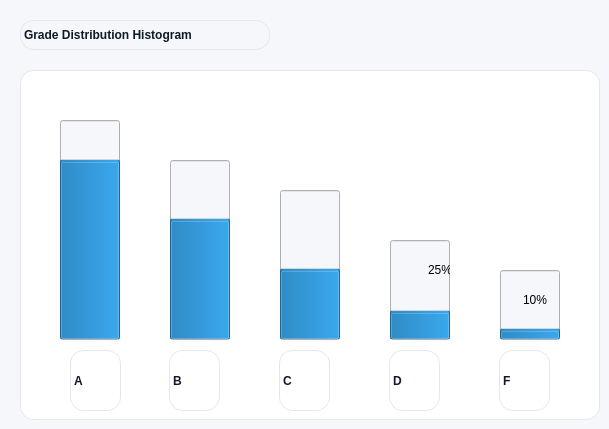
     <widget class="QWidget" name="gradedis">
      <property name="styleSheet">
       <string notr="true">
QWidget{
    background:#f5f7fb;
}

QFrame{
    background:white;
    border:1px solid #e5e7eb;
    border-radius:14px;
}

QLabel{
    background:transparent;
    font-weight:bold;
    color:#111827;
}
</string>
      </property>
      <widget class="QLabel" name="label_gradeTitle">
       <property name="geometry">
        <rect>
         <x>20</x>
         <y>20</y>
         <width>250</width>
         <height>30</height>
        </rect>
       </property>
       <property name="text">
        <string>Grade Distribution Histogram</string>
       </property>
      </widget>
      <widget class="QFrame" name="histogramFrame">
       <property name="geometry">
        <rect>
         <x>20</x>
         <y>70</y>
         <width>580</width>
         <height>350</height>
        </rect>
       </property>
       <widget class="QProgressBar" name="barA">
        <property name="geometry">
         <rect>
          <x>40</x>
          <y>50</y>
          <width>60</width>
          <height>220</height>
         </rect>
        </property>
        <property name="value">
         <number>80</number>
        </property>
        <property name="orientation">
         <enum>Qt::Orientation::Vertical</enum>
        </property>
       </widget>
       <widget class="QLabel" name="labelA">
        <property name="geometry">
         <rect>
          <x>50</x>
          <y>280</y>
          <width>51</width>
          <height>61</height>
         </rect>
        </property>
        <property name="text">
         <string>A</string>
        </property>
       </widget>
       <widget class="QProgressBar" name="barB">
        <property name="geometry">
         <rect>
          <x>150</x>
          <y>90</y>
          <width>60</width>
          <height>180</height>
         </rect>
        </property>
        <property name="value">
         <number>65</number>
        </property>
        <property name="orientation">
         <enum>Qt::Orientation::Vertical</enum>
        </property>
       </widget>
       <widget class="QLabel" name="labelB">
        <property name="geometry">
         <rect>
          <x>149</x>
          <y>280</y>
          <width>51</width>
          <height>61</height>
         </rect>
        </property>
        <property name="text">
         <string>B</string>
        </property>
       </widget>
       <widget class="QProgressBar" name="barC">
        <property name="geometry">
         <rect>
          <x>260</x>
          <y>120</y>
          <width>60</width>
          <height>150</height>
         </rect>
        </property>
        <property name="value">
         <number>45</number>
        </property>
        <property name="orientation">
         <enum>Qt::Orientation::Vertical</enum>
        </property>
       </widget>
       <widget class="QLabel" name="labelC">
        <property name="geometry">
         <rect>
          <x>259</x>
          <y>280</y>
          <width>51</width>
          <height>61</height>
         </rect>
        </property>
        <property name="text">
         <string>C</string>
        </property>
       </widget>
       <widget class="QProgressBar" name="barD">
        <property name="geometry">
         <rect>
          <x>370</x>
          <y>170</y>
          <width>60</width>
          <height>100</height>
         </rect>
        </property>
        <property name="value">
         <number>25</number>
        </property>
        <property name="orientation">
         <enum>Qt::Orientation::Vertical</enum>
        </property>
       </widget>
       <widget class="QLabel" name="labelD">
        <property name="geometry">
         <rect>
          <x>369</x>
          <y>280</y>
          <width>51</width>
          <height>61</height>
         </rect>
        </property>
        <property name="text">
         <string>D</string>
        </property>
       </widget>
       <widget class="QProgressBar" name="barF">
        <property name="geometry">
         <rect>
          <x>480</x>
          <y>200</y>
          <width>60</width>
          <height>70</height>
         </rect>
        </property>
        <property name="value">
         <number>10</number>
        </property>
        <property name="orientation">
         <enum>Qt::Orientation::Vertical</enum>
        </property>
       </widget>
       <widget class="QLabel" name="labelF">
        <property name="geometry">
         <rect>
          <x>479</x>
          <y>280</y>
          <width>51</width>
          <height>61</height>
         </rect>
        </property>
        <property name="text">
         <string>F</string>
        </property>
       </widget>
      </widget>
     </widget>
